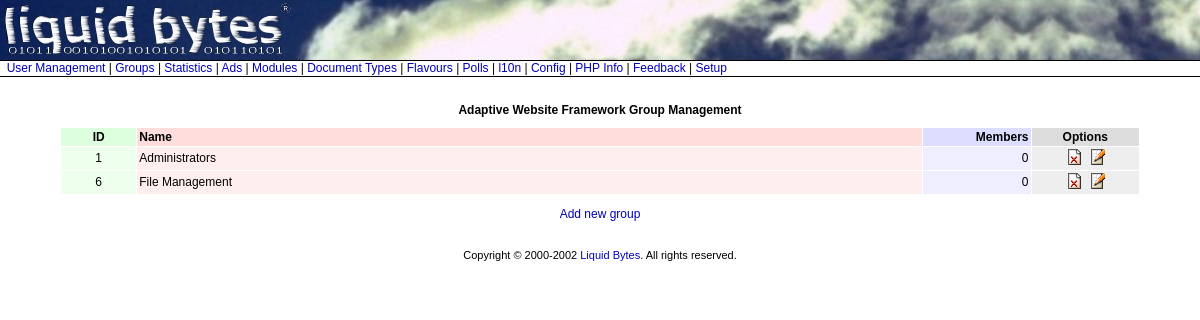
Page /admin/groups.php on the committed database.
### tables this page shows
CREATE TABLE 1_groups (
  id int(11) unsigned NOT NULL auto_increment,
  group_name varchar(32) NOT NULL default '',
  PRIMARY KEY  (id),
  UNIQUE KEY name (group_name)
) TYPE=MyISAM;

### inc/database.inc (called while the page is built, shortened)
<?
function sql_query ($query) {
        return mysql_query($query);
        }
function sql_fetch_row($qresult) {
        return mysql_fetch_row($qresult);
        }
?>

### admin/groups.php (the view, shortened to what this page needs)
<?php
include('../inc/database.inc');
include('../inc/functions.inc');
?>
<html>
<head>
<?
	include('header.inc');
?>
<center>
<table width=90% cellpadding=0 cellspacing=0 border=0>
<tr><td align="left">
<center><h2><? echo SITE_TITLE; ?> Group Management</h2></center>
<?
if(isset($action) && $action=='delete' && isset($id)) {
	echo '<center><h3>Delete: Are you sure?</h3>';
	echo '<h3><a href="'.$PHP_SELF.'">No</a>&nbsp;
		<a href="'.$PHP_SELF.'?delete='.$id.'">Yes</a></h3>';
	}
elseif(!isset($id)) {
?>
<table width="100%" cellpadding="2" cellspacing="1" border="0">
<tr>
<td bgcolor="#ddffdd" align="center" width="7%"><b>ID</b></td>
<td bgcolor="#ffdddd" align="left" width="73%"><b>Name</b></td>
<td bgcolor="#ddddff" align="right" width="10%"><b>Members</b></td>
<td bgcolor="#dddddd" align="center" width="10%"><b>Options</b></td>
<?
$qres = sql_query ("SELECT id, group_name FROM ".TABLE_GROUPS);
while($row = sql_fetch_row($qres)) { ?>
	<tr>
	<td bgcolor="#eeffee" align="center"><?=$row[0]?></td>
	<td bgcolor="#ffeeee" align="left"><?=$row[1]?></td>
	<td bgcolor="#eeeeff" align="right"><?
		$qres2 = sql_query ("SELECT count(*) FROM ".TABLE_USERDATA." WHERE name = 'group_".$row[0]."' AND value = '1'");
		$row2 = sql_fetch_row($qres2);
		echo $row2[0];
		?></td>
	<td bgcolor="#eeeeee" align="center">
	<a href="groups.php?action=delete&id=<?=$row[0]?>"><img src="../img/delete.gif" border="0" alt="Delete"></a>&nbsp;
	<a href="groups.php?id=<?=$row[0]?>"><img src="../img/edit.gif" border="0" alt="Edit"></a></td>
	</tr>
	<?
	}
?>
</table>
<p align="center"><a href="groups.php?action=newgroup">Add new group</a></p>
<? } ?>
</td></tr>
</table>
<?
        include('footer.inc');
?>
</center>
</body>
</html>

### admin/admin.css (style rules this page uses)
body, td, p { color : black; font-style: normal; font-variant: normal; font-family: arial, helvetica, sans-serif; font-size: 12px; font-weight: normal; }
h2 { font-family: arial, helvetica, sans-serif; font-size: 12px; font-weight : bold; }
a:link { color : #0000bb; font-family : arial, helvetica, sans-serif; text-decoration : none; }

### rows in the picture
1_groups: id "1", group_name "Administrators", row2 "0"
1_groups: id "6", group_name "File Management", row2 "0"

### other values in the picture
SITE_TITLE "Adaptive Website Framework"
